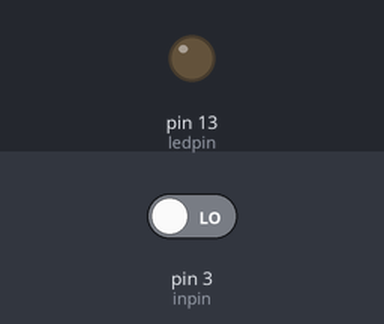
The sketch below on a simulated Arduino Uno, built with avr-gcc and run on an emulated ATmega328P. Shown: output pins drawn as LEDs (lit = HIGH). The test bench sets the inputs (shaded band); at power-on: pin 3 (inpin) LOW.

Above: at 1.2 s.
1.3 s: pin 3 (inpin) driven HIGH
At 1.9 s:
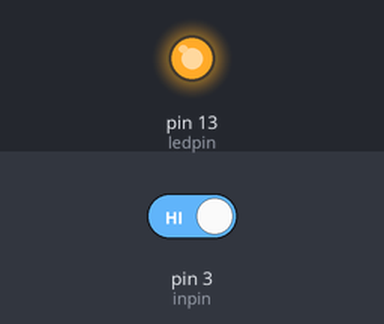
2.8 s: pin 3 (inpin) driven LOW
At 3.1 s:
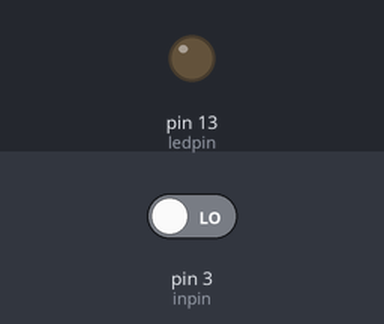
Timing chart, 0 to 5.8 s (numbered marks = the images above; inputs shaded):
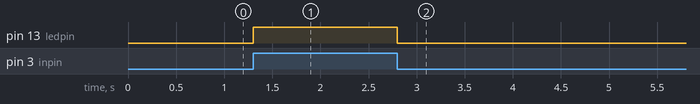

The sketch:

push.ino
```cpp
int ledpin=13;
int inpin=3;
//int buzzerpin=5;
int val=0;

void setup() {
  // put your setup code here, to run once:
  pinMode(ledpin,OUTPUT);
  pinMode(inpin,INPUT);
  //pinMode(buzzerpin,OUTPUT);


}

void loop() {
  // put your main code here, to run repeatedly:
  //digitalWrite(ledpin,LOW);
  val=digitalRead(inpin);
  if (val==HIGH){
    digitalWrite(ledpin,HIGH);
    //tone(buzzerpin,1000);
  }
  else{

    digitalWrite(ledpin,LOW);
    //noTone(buzzerpin);
  }
  //delay(1000);
}
```

Measured:
- after the input at 1.3 s, pin 13 (ledpin): LOW → HIGH at once
- after the input at 2.8 s, pin 13 (ledpin): HIGH → LOW at once
